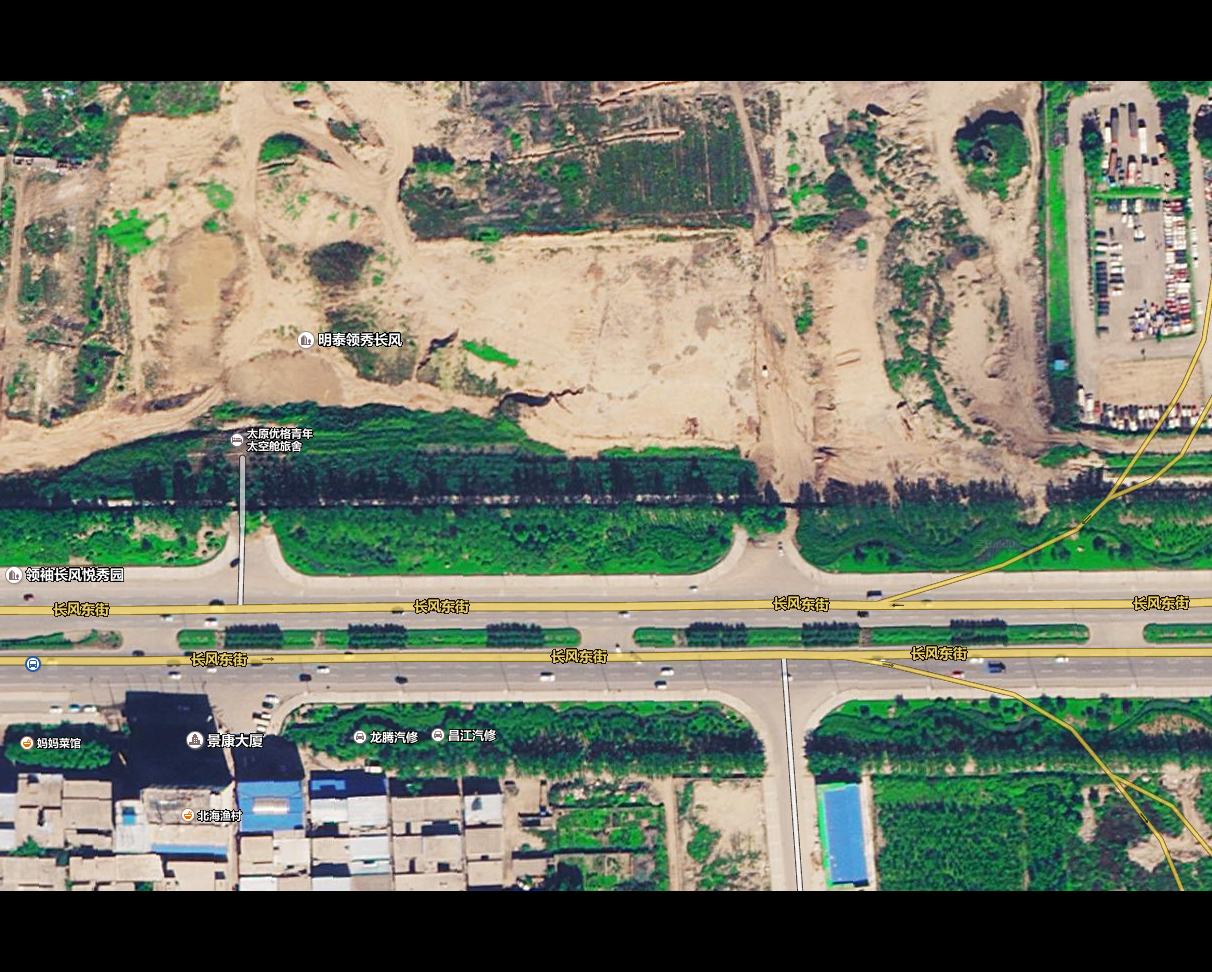

This game map was drawn from its Tiled (.tmx) file and the tilesets committed beside it. A one-line description and the trimmed map source follow:
An orthogonal 12x12 tile map with 101x81 px tiles, 1 tile layer (Layer 0), 3 tilesets.

<map version="1.0" orientation="orthogonal" renderorder="right-down" width="12" height="12" tilewidth="101" tileheight="81" nextobjectid="1">
 <tileset firstgid="1" name="Untitled" tilewidth="101" tileheight="171" spacing="2" margin="2" tilecount="45" columns="9">
  <image source="ortho-test1.png" width="1024" height="1024" />
 </tileset>
 <tileset firstgid="46" name="tileset2" tilewidth="101" tileheight="171" spacing="2" margin="2" tilecount="45" columns="9">
  <image source="ortho-test1_bw.png" width="1024" height="1024" />
 </tileset>
 <tileset firstgid="91" name="1" tilewidth="101" tileheight="81" tilecount="170" columns="17">
  <image source="bugs/1.png" trans="ff00ff" width="1806" height="829" />
 </tileset>
 <layer name="Layer 0" width="12" height="12">
  <data>[144 cells, 120 non-empty, 120 distinct tile ids]</data>
 </layer>
</map>
